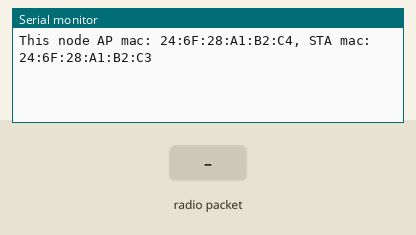
Simulated run of this sketch. Board: ESP8266 (NodeMCU). On the bench: the last lines printed to the serial monitor. Inputs (shaded band) come from the test bench.

Above: at 1.2 s.
1.3 s: radio packet "1" arrives
At 2.5 s:
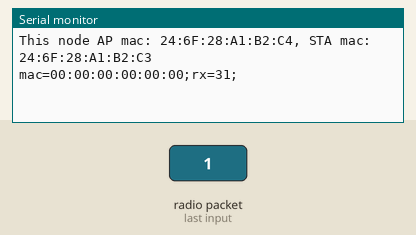
2.8 s: radio packet "0" arrives
At 3.8 s:
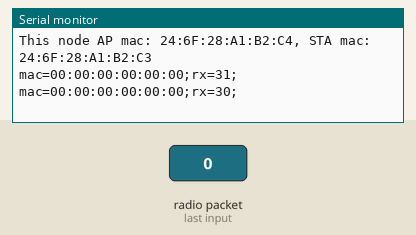
4.3 s: radio packet "2" arrives
At 4.9 s:
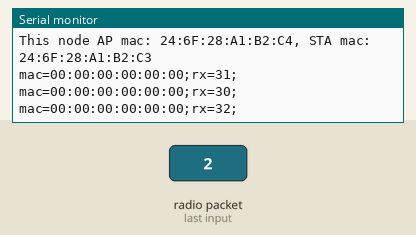

The sketch:

EspnowServer.ino
```cpp
#include <ESP8266WiFi.h>
extern "C" {
  #include <stdint.h>
  #include <espnow.h>
}

#define WIFI_CHANNEL 1


void setup() {
  Serial.begin(115200); Serial.println();

  if (esp_now_init()!=0) {
    Serial.println("*** ESP_Now init failed");
    ESP.restart();
  }

  Serial.print("This node AP mac: "); Serial.print(WiFi.softAPmacAddress());
  Serial.print(", STA mac: "); Serial.println(WiFi.macAddress());
  esp_now_set_self_role(ESP_NOW_ROLE_SLAVE);

  esp_now_register_recv_cb([](uint8_t *mac, uint8_t *data, uint8_t len) {
    Serial.print("mac=");
    char macString[50] = {0};
    sprintf(macString, "%02X:%02X:%02X:%02X:%02X:%02X", mac[0], mac[1], mac[2], mac[3], mac[4], mac[5]);
    Serial.print(macString);
    Serial.print(";");
    getReading(data, len);
  });
}

void loop() {
}

void getReading(uint8_t *data, uint8_t len) {

  Serial.print("rx=");
  for(int i=0; i < len; i++) {
       Serial.print(data[i], HEX);
   }
   Serial.print(";");
   Serial.println();
}
```

Measured:
- after the input at 1.3 s, the serial monitor: prints a new line at once (image 1)
- after the input at 2.8 s, the serial monitor: prints a new line at once (image 2)
- after the input at 4.3 s, the serial monitor: prints a new line at once (image 3)
